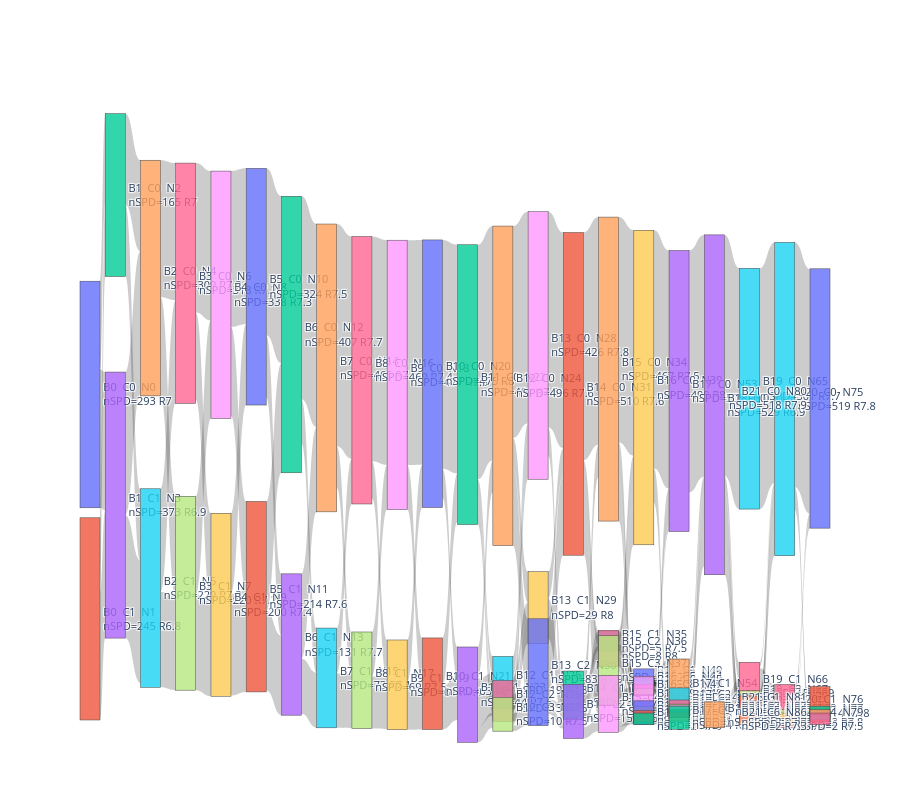

Notebook cell for this chart:
### Code cell
fig = plotting.visualize_block_dag_sankey_scaled(dag_dict[2].nodes, height=800, thickness=20.0)
fig

### Figure 1 — Plotly figure (JSON) as saved in the notebook; plotly's stock layout.template omitted (floating-point values rounded to 4 significant figures; data arrays with more than 128 entries replaced by an {"elided": "..."} marker saying what was removed)
{"data": [{"arrangement": "fixed", "link": {"customdata": {"elided": "195x2 float values"}, "hovertemplate": "true=%{customdata[0]:.0f}<br>display=%{customdata[1]:.3g}<extra></extra>", "source": {"elided": "195 int values"}, "target": {"elided": "195 int values"}, "value": {"elided": "195 float values"}}, "node": {"label": ["B0  C0  N0<br>nSPD=293 R7", "B0  C1  N1<br>nSPD=245 R6.8", "B1  C0  N2<br>nSPD=165 R7", "B1  C1  N3<br>nSPD=373 R6.9", "B2  C0  N4<br>nSPD=309 R7.3", "B2  C1  N5<br>nSPD=229 R7.3", "B3  C0  N6<br>nSPD=318 R7.2", "B3  C1  N7<br>nSPD=220 R7.2", "B4  C0  N8<br>nSPD=338 R7.3", "B4  C1  N9<br>nSPD=200 R7.4", "B5  C0  N10<br>nSPD=324 R7.5", "B5  C1  N11<br>nSPD=214 R7.6", "B6  C0  N12<br>nSPD=407 R7.7", "B6  C1  N13<br>nSPD=131 R7.7", "B7  C0  N14<br>nSPD=465 R7", "B7  C1  N15<br>nSPD=73 R7.1", "B8  C0  N16<br>nSPD=469 R7.4", "B8  C1  N17<br>nSPD=69 R7.5", "B9  C0  N18<br>nSPD=477 R7.5", "B9  C1  N19<br>nSPD=61 R7.4", "B10  C0  N20<br>nSPD=475 R8", "B10  C1  N21<br>nSPD=63 R8", "B11  C0  N22<br>nSPD=494 R7.5", "B11  C1  N23<br>nSPD=44 R7.6", "B12  C0  N24<br>nSPD=496 R7.6", "B12  C1  N25<br>nSPD=19 R7.3", "B12  C2  N26<br>nSPD=13 R7.5", "B12  C3  N27<br>nSPD=10 R7.5", "B13  C0  N28<br>nSPD=426 R7.8", "B13  C1  N29<br>nSPD=29 R8", "B13  C2  N30<br>nSPD=83 R7.9", "B14  C0  N31<br>nSPD=510 R7.6", "B14  C1  N32<br>nSPD=13 R7.7", "B14  C2  N33<br>nSPD=15 R7.5", "B15  C0  N34<br>nSPD=467 R7.5", "B15  C1  N35<br>nSPD=5 R7.5", "B15  C2  N36<br>nSPD=8 R8", "B15  C3  N37<br>nSPD=30 R7.2", "B15  C4  N38<br>nSPD=28 R7.5", "B16  C0  N39<br>nSPD=499 R8", "B16  C1  N40<br>nSPD=4 R7.9", "B16  C2  N41<br>nSPD=1 R0", "B16  C3  N42<br>nSPD=1 R0", "B16  C4  N43<br>nSPD=1 R0", "B16  C5  N44<br>nSPD=1 R0", "B16  C6  N45<br>nSPD=4 R6.9", "B16  C7  N46<br>nSPD=2 R8", "B16  C8  N47<br>nSPD=1 R0", "B16  C9  N48<br>nSPD=14 R7.8", "B16  C10  N49<br>nSPD=1 R0", "B16  C11  N50<br>nSPD=5 R7.6", "B16  C12  N51<br>nSPD=2 R7.7", "B16  C13  N52<br>nSPD=2 R7.9", "B17  C0  N53<br>nSPD=505 R8.1", "B17  C1  N54<br>nSPD=14 R7.8", "B17  C2  N55<br>nSPD=5 R7.9", "B17  C3  N56<br>nSPD=3 R7.9", "B17  C4  N57<br>nSPD=2 R7.7", "B17  C5  N58<br>nSPD=2 R8", "B17  C6  N59<br>nSPD=1 R0", "B17  C7  N60<br>nSPD=1 R0", "B17  C8  N61<br>nSPD=1 R0", "B17  C9  N62<br>nSPD=4 R8", "B18  C0  N63<br>nSPD=529 R6.9", "B18  C1  N64<br>nSPD=9 R7.6", "B19  C0  N65<br>nSPD=501 R7.7", "B19  C1  N66<br>nSPD=15 R7.9", "B19  C2  N67<br>nSPD=3 R8.1", "B19  C3  N68<br>nSPD=2 R7.6", "B19  C4  N69<br>nSPD=2 R7.8", "B19  C5  N70<br>nSPD=1 R0", "B19  C6  N71<br>nSPD=6 R8", "B19  C7  N72<br>nSPD=2 R7.8", "B19  C8  N73<br>nSPD=4 R7.7", "B19  C9  N74<br>nSPD=2 R7.7", "B20  C0  N75<br>nSPD=519 R7.8", "B20  C1  N76<br>nSPD=14 R7.8", "B20  C2  N77<br>nSPD=2 R7.8", "B20  C3  N78<br>nSPD=1 R0", "B20  C4  N79<br>nSPD=2 R7.5", "B21  C0  N80<br>nSPD=518 R7.9", "B21  C1  N81<br>nSPD=12 R8.1", "B21  C2  N82<br>nSPD=2 R8", "B21  C3  N83<br>nSPD=1 R0", "B21  C4  N84<br>nSPD=2 R7.7", "B21  C5  N85<br>nSPD=1 R0", "B21  C6  N86<br>nSPD=2 R7.3"], "pad": 10, "thickness": 20, "x": [0, 0, 0.04762, 0.04762, 0.09524, 0.09524, 0.1429, 0.1429, 0.1905, 0.1905, 0.2381, 0.2381, 0.2857, 0.2857, 0.3333, 0.3333, 0.381, 0.381, 0.4286, 0.4286, 0.4762, 0.4762, 0.5238, 0.5238, 0.5714, 0.5714, 0.5714, 0.5714, 0.619, 0.619, 0.619, 0.6667, 0.6667, 0.6667, 0.7143, 0.7143, 0.7143, 0.7143, 0.7143, 0.7619, 0.7619, 0.7619, 0.7619, 0.7619, 0.7619, 0.7619, 0.7619, 0.7619, 0.7619, 0.7619, 0.7619, 0.7619, 0.7619, 0.8095, 0.8095, 0.8095, 0.8095, 0.8095, 0.8095, 0.8095, 0.8095, 0.8095, 0.8095, 0.8571, 0.8571, 0.9048, 0.9048, 0.9048, 0.9048, 0.9048, 0.9048, 0.9048, 0.9048, 0.9048, 0.9048, 0.9524, 0.9524, 0.9524, 0.9524, 0.9524, 1, 1, 1, 1, 1, 1, 1], "y": [0.2723, 0.7723, 0.1533, 0.6533, 0.2872, 0.7872, 0.2955, 0.7955, 0.3141, 0.8141, 0.3011, 0.8011, 0.3783, 0.8783, 0.4322, 0.9322, 0.4359, 0.9359, 0.4433, 0.9433, 0.4414, 0.9414, 0.4591, 0.9591, 0.461, 0.9396, 0.9693, 0.9907, 0.3959, 0.8188, 0.9229, 0.474, 0.96, 0.9861, 0.434, 0.8727, 0.8848, 0.9201, 0.974, 0.4638, 0.9312, 0.9359, 0.9377, 0.9396, 0.9414, 0.9461, 0.9517, 0.9545, 0.9684, 0.9823, 0.9879, 0.9944, 0.9981, 0.4693, 0.9517, 0.9693, 0.9768, 0.9814, 0.9851, 0.9879, 0.9898, 0.9916, 0.9963, 0.4916, 0.9916, 0.4656, 0.9452, 0.9619, 0.9665, 0.9703, 0.973, 0.9796, 0.987, 0.9926, 0.9981, 0.4823, 0.9777, 0.9926, 0.9954, 0.9981, 0.4814, 0.974, 0.987, 0.9898, 0.9926, 0.9954, 0.9981]}, "type": "sankey"}], "layout": {"font": {"size": 11}, "height": 800, "title": {"text": ""}}}
